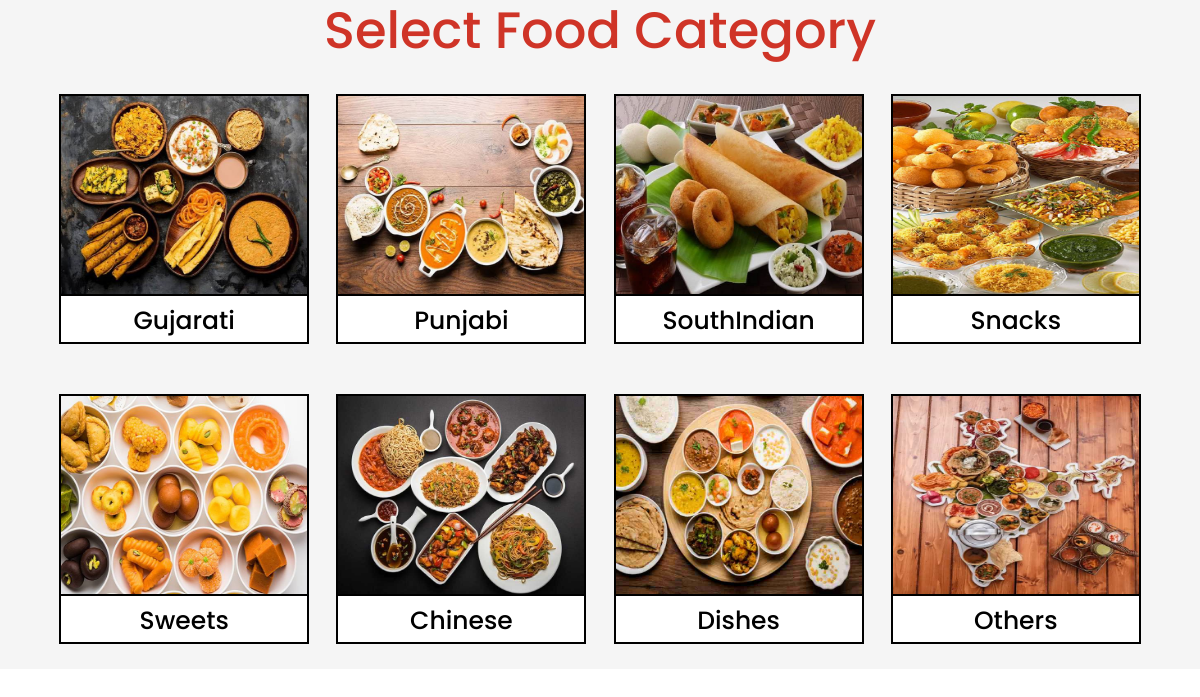
The page /adminModule/menu_select1.php on the database its author committed.
### tables this page shows
CREATE TABLE `default_item` (
  `item_id` int(6) NOT NULL,
  `item_name` varchar(255) NOT NULL,
  `category` varchar(255) NOT NULL DEFAULT 'others',
  `extension` varchar(5) NOT NULL
);

### adminModule/menu_select1.php (the view, shortened to what this page needs)
<!DOCTYPE html>
<html lang="en">
<head>
    <link rel="stylesheet" href="https://cdnjs.cloudflare.com/ajax/libs/font-awesome/4.7.0/css/font-awesome.min.css">
    <link href="https://cdn.jsdelivr.net/npm/bootstrap@5.3.1/dist/css/bootstrap.min.css" rel="stylesheet"
>
    <link rel="stylesheet" href="https://unpkg.com/aos@next/dist/aos.css" />
</head>
<body>
    <?php
        $con = mysqli_connect("localhost","root","","scantodine");
        $fetch_category = mysqli_query($con, "select * from default_item where category = 'default_category';");
        $data = mysqli_fetch_all($fetch_category, MYSQLI_ASSOC);
    ?>
    <section class="Menu">
        <h1>Select Food Category</h1>
        <div class="container">
            <div class="MenuContainer">
                <?php
                    foreach($data as $category){
                        $category_id = $category['item_id'];
                        $category_name = $category['item_name'];
                        $category_extension = $category['extension'];
                ?>
                <a href="menu_select2.php?name=<?php echo $category_name; ?>">
                <div class="MenuBox">
                    <img src="../category_image2/<?php echo $category_id."-".$category_name."-category.".$category_extension ?>" alt="">
                    <h2>
                        <?php echo ucwords($category_name); ?>
                    </h2>
                </div>
                </a>
                <?php
                    }
                ?>
            </div>
        </div>
    </section>
</body>
</html>

### adminModule/menu_select1.php (style rules this page uses)
* { margin: 0; padding: 0; }
:root { --red: #cf3427; --white: #ffffff; --offwhite: whitesmoke; --wheat: wheat; --black: black; --chocolate: chocolate; --gray: gray; }
.Menu { background-color: whitesmoke; height: 100%; width: 100%; }
.Menu h1 { color: #cf3427; font-family: 'Poppins', sans-serif; text-align: center; font-size: 3.2rem; }
.Menu .MenuContainer { display: flex; align-items: center; justify-items: center; justify-content: space-evenly; flex-wrap: wrap; }
.Menu .MenuContainer .MenuBox { border: 2px solid black; width: 250px; height: 250px; margin: 25px 10px; background-color: white; }
.Menu .MenuContainer .MenuBox img { width: 100%; border-bottom: 2px solid black; height: 200px; }
.Menu .MenuContainer a { text-decoration: none; }
.Menu .MenuContainer .MenuBox h2 { text-align: center; font-size: 25px; text-decoration: none; color: black; margin: 10px 0; font-family: 'Poppins', sans-serif; }

### rows shown on the page
default_item: item_id+item_name (picture), item_name "Gujarati"
default_item: item_id+item_name (picture), item_name "Punjabi"
default_item: item_id+item_name (picture), item_name "SouthIndian"
default_item: item_id+item_name (picture), item_name "Snacks"
default_item: item_id+item_name (picture), item_name "Sweets"
default_item: item_id+item_name (picture), item_name "Chinese"
default_item: item_id+item_name (picture), item_name "Dishes"
default_item: item_id+item_name (picture), item_name "Others"
